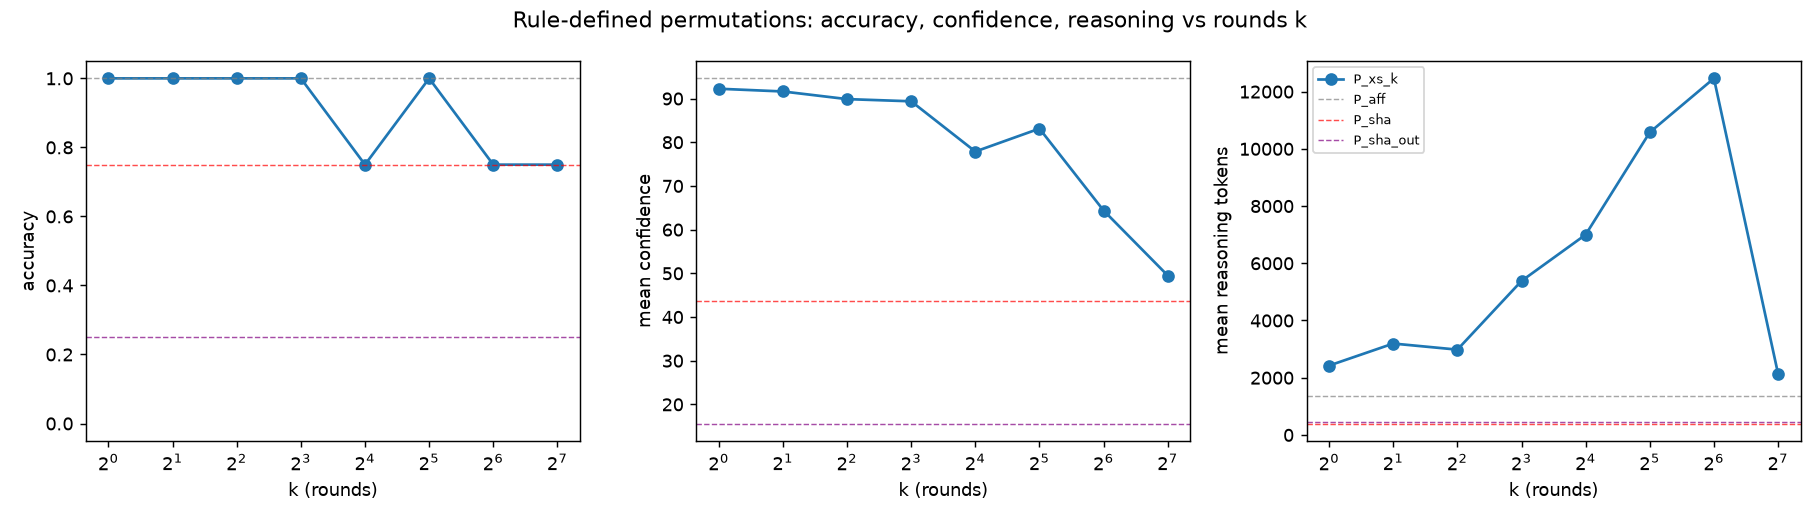

Source code (Python):
"""Description length vs computation: rule-defined input permutations (P_aff, P_xs_k, P_sha, P_sha_out).

Each condition permutes the 500 inputs (row j of the shown W1 holds original input p(j)) and states the
rule for p as a short procedure instead of a table. Logged per condition:
  desc_bits        16 bits per stated constant + 32 bits flat for the rule text
  ops_per_index    operations to compute p(j) for one j (mean over j; cycle-walking measured)
  total_ops_all    operations to decode every row (sum over j; for SHA the hashing and the sort are shared
                   by all rows, so this is the amortised cost; naive_total_ops = ops_per_index * 500 is logged too)
  kt_bits          desc_bits + log2(total_ops_all)   (Levin-Kt style)
"""
from __future__ import annotations

import hashlib
import math

import numpy as np

import complexity as CX
import harness as H
import levels as LV

N = 500
BITS_CONST, BITS_RULE = 16, 32
OPS_AFF = 3                     # multiply, add, mod
OPS_XS_ROUND = 5                # multiply, add, mod 512, shift, xor
OPS_CMP = 1                     # the ">= 500 ?" test after each pass
# SHA-256 of a short (one-block) message, counted in 32-bit word operations
SHA_BREAKDOWN = {
    "message schedule (48 words: sigma0 5 + sigma1 5 + 3 adds)": 48 * 13,
    "64 rounds x (Sigma1 5 + Ch 4 + T1 4 adds + Sigma0 5 + Maj 5 + T2 1 add + 2 adds)": 64 * 26,
    "final 8 additions": 8,
}
SHA_OPS = sum(SHA_BREAKDOWN.values())
SEED = 20261103


def sha_order(prefix: str, n: int) -> list:
    return sorted(range(n), key=lambda i: hashlib.sha256(f"{prefix}{i}".encode("ascii")).hexdigest())


def sort_ops(n: int) -> int:
    return math.ceil(n * math.log2(n)) if n > 1 else 0


def perm_matrix(p) -> np.ndarray:
    A = np.zeros((N, N))
    A[np.arange(N), p] = 1
    return A


def _check_bijection(p, n=N):
    assert sorted(int(v) for v in p) == list(range(n)), "not a bijection"


def _step(p, text, ops_per_index, total, n_consts, extra_note=""):
    _check_bijection(p)
    desc = BITS_CONST * n_consts + BITS_RULE
    st = LV.Step("rule_perm", N, perm_matrix(p), np.zeros(N), text,
                 ops=ops_per_index, depth=ops_per_index, table_entries=n_consts, bits=desc)
    return st, {"desc_bits": desc, "ops_per_index": ops_per_index, "total_ops_all": total,
                "naive_total_ops": ops_per_index * N, "n_consts": n_consts, "note": extra_note}


def make_aff(a=337, c=141):
    assert math.gcd(a, N) == 1
    p = [(a * j + c) % N for j in range(N)]
    text = (f"permutation by rule: v'_j = v_{{p(j)}} for j = 0..499, where p(j) = ({a} · j + {c}) mod 500 "
            f"(gcd({a}, 500) = 1, so p is a permutation of 0..499). So row j of W1 holds the weights of original "
            f"input p(j)")
    return _step(p, text, OPS_AFF, OPS_AFF * N, 2)


def xs_rounds(k):
    rng = np.random.default_rng(SEED + k)
    return [(int(2 * rng.integers(1, 256) + 1), int(rng.integers(0, 512))) for _ in range(k)]


def xs_pass(x, rounds):
    for a, c in rounds:
        x = (a * x + c) % 512
        x = x ^ (x >> 3)
    return x


def make_xs(k):
    rounds = xs_rounds(k)
    p, passes = [], []
    for j in range(N):
        x, n = xs_pass(j, rounds), 1
        while x >= N:
            x, n = xs_pass(x, rounds), n + 1
        p.append(x)
        passes.append(n)
    per_pass = OPS_XS_ROUND * k + OPS_CMP
    total = per_pass * sum(passes)
    listing = "; ".join(f"round {r}: a = {a}, c = {c}" for r, (a, c) in enumerate(rounds, 1))
    text = ("permutation by rule: v'_j = v_{p(j)} for j = 0..499 (row j of W1 holds the weights of original input "
            "p(j)), where p(j) is computed as follows. Start with x = j. Apply the "
            f"{k} round{'s' if k > 1 else ''} listed below in order; round r does x ← (a_r · x + c_r) mod 512 and "
            "then x ← x XOR (x >> 3) (bitwise exclusive-or of x with x shifted right by 3 bits, i.e. with "
            f"floor(x / 8)). If the result after all {k} round{'s' if k > 1 else ''} is 500 or more, apply all "
            f"{k} round{'s' if k > 1 else ''} again to that result, and repeat until the result is less than 500; "
            "that result is p(j). Every round is a bijection of 0..511, so p is a permutation of 0..499. "
            f"The rounds (a_r odd): {listing}")
    st, kt = _step(p, text, total / N, total, 2 * k,
                   f"cycle-walk passes: mean {np.mean(passes):.3f}, max {max(passes)}")
    kt["passes_mean"], kt["passes_max"] = float(np.mean(passes)), int(max(passes))
    return st, kt


def make_sha():
    p = sha_order("wp-", N)
    text = ("permutation by rule: v'_j = v_{p(j)} for j = 0..499 (row j of W1 holds the weights of original input "
            "p(j)), where p is defined by sorting: for every integer n = 0..499 compute the SHA-256 hex digest "
            "(lowercase) of the ASCII string \"wp-\" followed by n in decimal (for example \"wp-0\", \"wp-17\", "
            "\"wp-499\"); sort the 500 integers by their digests in ascending order; p(j) is the integer at position "
            "j (counting from 0) of this sorted list")
    per_index = N * SHA_OPS + sort_ops(N)          # one row from scratch needs all 500 hashes and the sort
    total = N * SHA_OPS + sort_ops(N)              # all rows: hashes and sort shared (amortised)
    return _step(p, text, per_index, total, 1, "SHA: total_ops_all amortised (hash once, sort once)")


def make_sha_out_perm():
    q = sha_order("wp-act-", 5)
    text = ("In the network shown below the 5 logit columns are reordered: logit column m (column m of W3 and entry "
            "m of b3) belongs to action q(m), where q is defined by sorting: compute the SHA-256 hex digest "
            "(lowercase) of the ASCII string \"wp-act-\" followed by the action number (\"wp-act-0\" ... "
            "\"wp-act-4\"), sort the actions 0..4 by their digests in ascending order, and q(m) is the action at "
            "position m (counting from 0). The action is sampled from the softmax of the logits after putting "
            "each logit back at its action.")
    ops = 5 * SHA_OPS + sort_ops(5)
    return q, text, {"out_desc_bits": BITS_CONST, "out_ops": ops}


def make_variants() -> dict:
    V = {}
    st, kt = make_aff()
    V["P_aff"] = LV.Variant("P_aff", "P", 1, 2, axis="kt", steps=[st], kt={**kt, "k": 0, "family": "aff"})
    for k in [1, 2, 4, 8, 16, 32, 64, 128]:
        st, kt = make_xs(k)
        V[f"P_xs_{k}"] = LV.Variant(f"P_xs_{k}", "P", k, 2 * k, axis="kt", steps=[st],
                                   kt={**kt, "k": k, "family": "xs"})
    st, kt = make_sha()
    V["P_sha"] = LV.Variant("P_sha", "P", 1, 1, axis="kt", steps=[st], kt={**kt, "k": None, "family": "sha"})
    st2, kt2 = make_sha()
    q, qtext, qk = make_sha_out_perm()
    kt2 = dict(kt2)
    kt2["desc_bits"] += qk["out_desc_bits"]
    kt2["total_ops_all"] += qk["out_ops"]
    kt2["naive_total_ops"] += qk["out_ops"]
    st2.bits += qk["out_desc_bits"]
    V["P_sha_out"] = LV.Variant("P_sha_out", "P", 2, 2, axis="kt", steps=[st2], out_perm=q, out_text=qtext,
                                kt={**kt2, "k": None, "family": "sha_out", "q": q})
    for v in V.values():
        v.kt["kt_bits"] = v.kt["desc_bits"] + math.log2(v.kt["total_ops_all"])
        v.kt["log2_total_ops"] = math.log2(v.kt["total_ops_all"])
    return V


VARIANTS = make_variants()
KT_COLS = ["family", "k", "desc_bits", "ops_per_index", "total_ops_all", "naive_total_ops", "log2_total_ops",
           "kt_bits"]


def row_kt(cond) -> dict:
    """KT columns for any condition. Earlier conditions: desc_bits as in complexity.py, total ops = V."""
    v = getattr(cond, "variant", None)
    if v is not None and v.kt:
        return {k: v.kt.get(k) for k in KT_COLS}
    m = CX.condition_metrics(cond)
    tot = m["total_ops"] + m["table_entries"]
    return {"family": "", "k": None, "desc_bits": m["desc_bits"], "ops_per_index": m["ops_per_weight"],
            "total_ops_all": tot, "naive_total_ops": None, "log2_total_ops": math.log2(1 + tot),
            "kt_bits": m["desc_bits"] + math.log2(1 + tot)}


# ----------------------------------------------------------------------------- report

DECLINE_RE = r"undetermined|not reliably|cannot (reliably )?(identify|determine|distinguish)|unable to|not identif"


def is_decline(r) -> bool:
    import re
    gl = (r.get("game_line") or "").lower()
    return bool(re.search(DECLINE_RE, gl)) or (r.get("confidence") is not None and r["confidence"] <= 20)


def report(rows, root):
    import matplotlib
    matplotlib.use("Agg")
    import matplotlib.pyplot as plt

    names = list(VARIANTS)
    ok = [r for r in rows if r["ok"]]
    kr = [r for r in ok if r["condition"] in VARIANTS]
    L = ["# Description length vs computation (rule-defined input permutations)", "",
         "Each condition permutes the 500 inputs (row j of the shown W1 holds original input p(j)) and states the "
         "rule for p as a short procedure; P_sha_out also permutes the 5 logit columns by a stated SHA-256 rule. "
         "All are function-preserving (checked: bijection + forward pass). desc_bits = 16 per stated constant + "
         f"32 for the rule; SHA-256 of a short message counted as {SHA_OPS:,} word operations "
         "(breakdown in `kt.py`); kt_bits = desc_bits + log2(total_ops_all).", "",
         "| Condition | k | desc bits | ops / index | total ops (all rows) | log2 total | kt bits | runs | accuracy | "
         "mean conf | reasoning tok mean (min–max) | output tok | wall s |", "|" + "---|" * 13]
    agg = []
    for n in names:
        rs = [r for r in kr if r["condition"] == n]
        if not rs:
            continue
        kt = VARIANTS[n].kt
        a = dict(cond=n, acc=np.mean([bool(r["correct"]) for r in rs]),
                 conf=np.mean([r["confidence"] for r in rs if r["confidence"] is not None]),
                 reas=np.mean([r["reasoning_tokens"] for r in rs]), runs=len(rs), **kt)
        agg.append(a)
        L.append(f"| {n} | {kt['k'] if kt['k'] is not None else '–'} | {kt['desc_bits']:.0f} | "
                 f"{kt['ops_per_index']:,.1f} | {kt['total_ops_all']:,.0f} | {kt['log2_total_ops']:.1f} | "
                 f"{kt['kt_bits']:.1f} | {len(rs)} | {a['acc']:.0%} | {a['conf']:.1f} | {a['reas']:,.0f} "
                 f"({min(r['reasoning_tokens'] for r in rs):,}–{max(r['reasoning_tokens'] for r in rs):,}) | "
                 f"{np.mean([r['output_tokens'] for r in rs]):,.0f} | {np.mean([r['wall_s'] for r in rs]):.0f} |")
    L += ["", "### Reasoning tokens (median, IQR), declines", "",
          "| Condition | k | median reasoning tok | IQR | declines | decline Game: lines |", "|---|---|---|---|---|---|"]
    for n in names:
        rs = [r for r in kr if r["condition"] == n]
        if not rs:
            continue
        t = np.array([r["reasoning_tokens"] for r in rs])
        q1, med, q3 = np.percentile(t, [25, 50, 75])
        dec = [r for r in rs if is_decline(r)]
        L.append(f"| {n} | {VARIANTS[n].kt['k'] if VARIANTS[n].kt['k'] is not None else '–'} | {med:,.0f} | "
                 f"{q1:,.0f}–{q3:,.0f} | {len(dec)}/{len(rs)} | " +
                 "; ".join(f"\"{(r['game_line'] or '')[:70]}\"" for r in dec[:3]) + " |")
    L += ["", "A decline = the Game: line says the game is undetermined / not reliably identified / cannot be "
          "identified, or confidence <= 20.", ""]

    # power law: reasoning tokens vs ops_per_index
    import re as _re
    def attempted(n):  # share of answers that wrote at least one p(j) = v (decoding attempted)
        rs = [r for r in kr if r["condition"] == n]
        hits = sum(bool(_re.search(r"p\(\d+\)\s*=\s*\d+", (root / "runs" / n / r["network"] / r["replica"] /
                                                            "answer.md").read_text())) for r in rs)
        return hits / len(rs) if rs else 0
    rule = [n for n in names if VARIANTS[n].kt["family"] in ("aff", "xs")]
    feasible = [n for n in rule if VARIANTS[n].kt["family"] == "aff" or attempted(n) >= 0.5]
    orig = [r for r in ok if r["condition"] == "original"]

    def fit(conds, per_condition=False):
        rs = [r for r in kr if r["condition"] in conds]
        if per_condition:
            pts = [(max(1.0, VARIANTS[n].kt["ops_per_index"]),
                    float(np.median([r["reasoning_tokens"] for r in rs if r["condition"] == n]))) for n in conds]
            pts.append((1.0, float(np.median([r["reasoning_tokens"] for r in orig]))))
        else:
            pts = [(max(1.0, r["ops_per_index"]), r["reasoning_tokens"]) for r in rs] + \
                  [(1.0, r["reasoning_tokens"]) for r in orig]
        X = np.log([q[0] for q in pts]); Y = np.log([q[1] for q in pts])
        b, a0 = np.polyfit(X, Y, 1)
        r2 = 1 - np.sum((Y - (a0 + b * X)) ** 2) / np.sum((Y - Y.mean()) ** 2)
        rng = np.random.default_rng(0)
        bs = [np.polyfit(X[i_], Y[i_], 1)[0] for i_ in (rng.integers(0, len(X), len(X)) for _ in range(1000))
              if len(set(X[i_])) > 1]
        lo, hi = np.percentile(bs, [2.5, 97.5])
        A = math.exp(a0)
        ops_t = (16828 / A) ** (1 / b)
        k_t = (ops_t / 1.024 - OPS_CMP) / OPS_XS_ROUND
        return A, b, lo, hi, r2, len(pts), ops_t, k_t

    L += ["## Power law: reasoning tokens vs ops_per_index", "",
          "Feasible = P_aff plus every P_xs_k where at least half the answers wrote decoded p(j) values "
          f"({', '.join(feasible)}); `original` is included with ops counted as 1. OLS on log–log, bootstrap 95% "
          "CI of the exponent (1,000 resamples). The last column inverts the fit for 16,828 reasoning tokens "
          "(Experiment 5, writing the Breakout network) and converts ops/index to rounds k.", "",
          "| Fit set | points | tokens ≈ A · ops^b | exponent 95% CI | R² (log) | ops/index for 16,828 tok | k |",
          "|---|---|---|---|---|---|---|"]
    for lab, conds, pc in [("feasible, per run", feasible, False), ("feasible, per-condition medians", feasible, True),
                           ("all P_aff + P_xs (incl. collapsed), per run", rule, False)]:
        A, b, lo, hi, r2, npts, ops_t, k_t = fit(conds, pc)
        L.append(f"| {lab} | {npts} | {A:,.0f} · ops^{b:.3f} | [{lo:.3f}, {hi:.3f}] | {r2:.2f} | {ops_t:,.0f} | "
                 f"{k_t:,.0f} |")
    L += ["", "Previous fit (from the k <= 32 data): 892 · ops^0.459, predicting k ≈ 116.", ""]

    L += ["", "P_xs cycle-walking (measured): " + "; ".join(
        f"k={VARIANTS[n].kt['k']}: {VARIANTS[n].kt['passes_mean']:.3f} passes/index (max "
        f"{VARIANTS[n].kt['passes_max']})" for n in names if VARIANTS[n].kt["family"] == "xs"), ""]

    # per-game accuracy
    L += ["Per game (correct / runs):", "", "| Condition | Breakout | Pong | Pac-Man | Freeway |", "|---|---|---|---|---|"]
    for n in names:
        cells = []
        for g in ["breakout", "pong", "pacman", "freeway"]:
            gr = [r for r in kr if r["condition"] == n and r["truth"] == g]
            cells.append(f"{sum(bool(r['correct']) for r in gr)}/{len(gr)}")
        L.append(f"| {n} | " + " | ".join(cells) + " |")

    # Spearman correlations
    def rho(rs, key):
        x = [r[key] for r in rs]
        y = [r["reasoning_tokens"] for r in rs]
        return CX.spearman(x, y) if len(set(x)) > 1 else float("nan")

    L += ["", "## Spearman ρ of reasoning tokens (per run)", "",
          "| Runs | n | vs desc_bits | vs log2(total_ops_all) | vs kt_bits |", "|---|---|---|---|---|"]
    for lab, rs in [("these runs (P_*)", kr), ("all runs pooled", ok)]:
        L.append(f"| {lab} | {len(rs)} | {rho(rs, 'desc_bits'):.3f} | {rho(rs, 'log2_total_ops'):.3f} | "
                 f"{rho(rs, 'kt_bits'):.3f} |")
    L += ["", "Pooled runs use the earlier conditions' measures: desc_bits from complexity.py (permutation tables "
          "cost log2(500!)), total ops = V (ops to undo + table entries), so log2_total_ops = log2(1 + V).", ""]

    # logistic fit
    f = CX.logistic_report(ok, "log2_total_ops")
    L += ["## Logistic fit of correctness vs log2(total_ops_all) (all runs)", ""]
    if f["slope"] is None:
        L.append(f"{f['failures']} failures in {f['n']} runs: {f['note']}.")
    else:
        L.append(f"slope {f['slope']:.3g} per bit, C50 = {f['c50']:.3g}, bootstrap 95% CI "
                 f"[{f['ci'][0]:.3g}, {f['ci'][1]:.3g}] ({f['failures']} failures / {f['n']} runs). {f['note']}")
    fk = CX.logistic_report(kr, "log2_total_ops") if kr else None
    if fk and fk["slope"] is not None:
        L.append(f"\nP_* runs only: slope {fk['slope']:.3g}, C50 = {fk['c50']:.3g}, CI [{fk['ci'][0]:.3g}, "
                 f"{fk['ci'][1]:.3g}].")
    L.append("")

    # wrong answers
    bad = [r for r in kr if not r["correct"]]
    L += ["## Wrong answers", ""] + ([f"- {r['condition']} / {r['truth']} {r['replica']} -> `{r['guess']}` "
                                       f"(conf {r['confidence']}): Game: \"{r['game_line']}\"" for r in bad]
                                      or ["None."]) + [""]

    # did Astra actually compute p(j)?  check every "p(j) = v" it wrote against the true permutation
    import re
    L += ["## Did Astra compute p(j)? (every `p(j) = v` written in an answer, checked against the true p)", "",
          "| Condition | answers with p(j) claims | claims correct | wrong answers among those runs |",
          "|---|---|---|---|"]
    for n in names:
        p = VARIANTS[n].steps[0].A.argmax(1)
        files = tot = good = 0
        for r in [r for r in kr if r["condition"] == n]:
            txt = (root / "runs" / n / r["network"] / r["replica"] / "answer.md").read_text()
            claims = {(int(j), int(v)) for j, v in re.findall(r"p\((\d+)\)\s*=\s*(\d+)", txt) if int(j) < N}
            files += bool(claims)
            tot += len(claims)
            good += sum(p[j] == v for j, v in claims)
        nbad = sum(1 for r in kr if r["condition"] == n and not r["correct"])
        L.append(f"| {n} | {files}/{sum(1 for r in kr if r['condition'] == n)} | {good}/{tot} | {nbad} |")
    L += ["", "(P_aff answers decode rows without writing `p(j) = v`; P_sha answers never compute any hash.)", ""]

    # reasoning summaries
    L += ["## Reasoning summaries (section titles, as returned by the gateway)", ""]
    for n in ["P_xs_32", "P_sha", "P_sha_out"]:
        for r in [r for r in kr if r["condition"] == n][:4]:
            sm = (root / "runs" / n / r["network"] / r["replica"] / "reasoning_summary.md").read_text()
            heads = [h.strip("* ") for h in re.findall(r"\*\*[^*]+\*\*", sm)]
            L.append(f"- **{n} / {r['truth']} {r['replica']}** ({r['reasoning_tokens']:,} reasoning tok, "
                     f"{'correct' if r['correct'] else 'wrong'}): " + "; ".join(heads[:14]) +
                     (" …" if len(heads) > 14 else ""))
        L.append("")

    # plot vs k
    xs = [a for a in agg if a["family"] == "xs"]
    if xs:
        fig, ax = plt.subplots(1, 3, figsize=(14, 4))
        ks = [a["k"] for a in xs]
        for i, (key, lab) in enumerate([("acc", "accuracy"), ("conf", "mean confidence"),
                                        ("reas", "mean reasoning tokens")]):
            ax[i].plot(ks, [a[key] for a in xs], "o-", label="P_xs_k")
            for a in agg:
                if a["family"] != "xs":
                    ax[i].axhline(a[key], ls="--", lw=.8, alpha=.7, label=a["cond"],
                                  color={"aff": "gray", "sha": "red", "sha_out": "purple"}[a["family"]])
            ax[i].set_xscale("log", base=2)
            ax[i].set_xlabel("k (rounds)")
            ax[i].set_ylabel(lab)
        ax[0].set_ylim(-.05, 1.05)
        ax[2].legend(fontsize=7)
        fig.suptitle("Rule-defined permutations: accuracy, confidence, reasoning vs rounds k")
        fig.tight_layout()
        fig.savefig(root / "kt.png", dpi=130)
        plt.close(fig)
        L += ["![vs k](kt.png)", ""]
    return L
